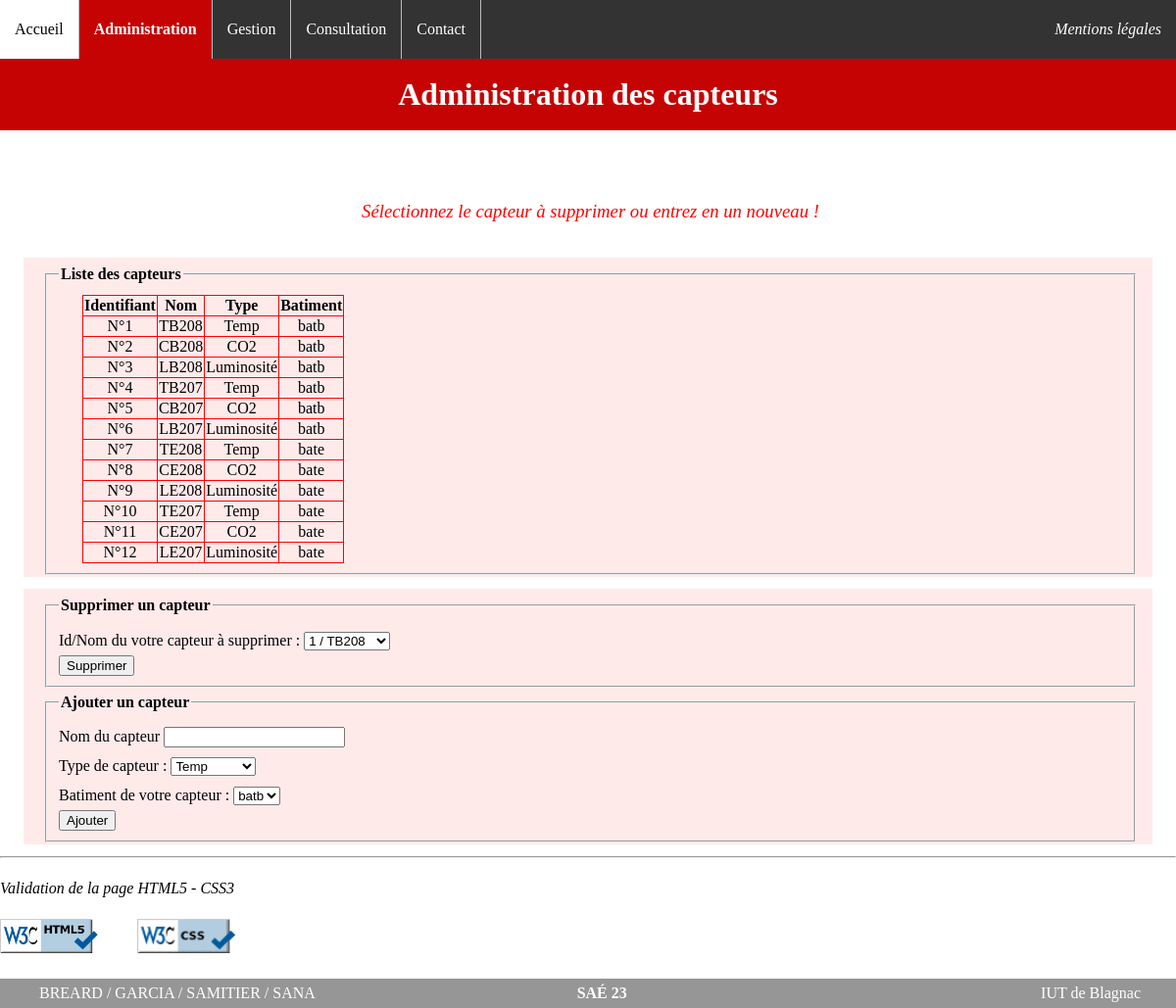
/pages/chosecapteur.php, run on the app's committed database.
### tables this page shows
CREATE TABLE IF NOT EXISTS `Capteur` (
`id` int(5) NOT NULL,
  `name` varchar(30) NOT NULL DEFAULT '?',
  `type` varchar(10) NOT NULL DEFAULT '?',
  `bat` varchar(30) NOT NULL DEFAULT '?'
);

### pages/chosecapteur.php (the view, shortened to what this page needs)
<!DOCTYPE html>
<html lang="fr">
 <head>
  <link rel="stylesheet" type="text/css" href="../styles/style-RWD.css" />
 </head>
 <body>
  <header>
   <nav>
         <ul>
              <li><a href="../index.html">Accueil</a></li>
              <li><a href="./Administration.html" class="selected">Administration</a></li>
			  <li><a href="./Gestion.html">Gestion</a></li>
			 <li><a href="./consultation.php">Consultation</a></li>
			  <li><a href="./Contact.html">Contact</a></li>
              <li><a href="./Mentions_légales.html"><i>Mentions légales</i></a></li>
         </ul>
        </nav>
        <h1>Administration des capteurs</h1>
    </header>
  		<section id="Intro">
    		<h3>Sélectionnez le capteur à supprimer ou entrez en un nouveau !</h3>
 		</section>
 		<section>
		<fieldset>
		<legend><strong> Liste des capteurs </strong></legend>
 			<?php
 				include("mysql.php");
 				$request = "SELECT * FROM `Capteur`";
 				$result = mysqli_query($id_bd, $request)
 					or die("Execution de la requete $request impossible");
				echo '<table>';
				echo '<tr><th>Identifiant</th><th>Nom</th><th>Type</th><th>Batiment</th></tr>';
 				while($ligne=mysqli_fetch_assoc($result))
 				{
 					extract($ligne);
					echo '<tr><td>N°'.$id.'</td><td>'.$name.'</td><td>'.$type.'</td><td>'.$bat.'</td></tr>';
 				}
				echo '</table>';
 			?>
			</fieldset>
		</section>
		<section>
			<form action="suppcapteur.php" method="post" enctype="multipart/form-data">
			<fieldset>
			<legend><strong> Supprimer un capteur</strong> </legend>
 			<?php
				include("mysql.php");
				$request = "SELECT * FROM `Capteur`";
				$result = mysqli_query($id_bd, $request)
					or die("Execution de la requete $request impossible");
				echo '<div class="tab">';
				echo '<label for="id"> Id/Nom du votre capteur à supprimer : </label>';
				echo '<select name="id">';
				while($ligne=mysqli_fetch_array($result))
				{
					extract($ligne);
					echo "<option value='$id'> $id / $name </option>";
				}
				echo '</select>';
				echo '</div>';
				?>
 				<div class="valid">
 					<input type="submit" value="Supprimer">
 				</div>
			</fieldset>
 			</form>
			<form action="addcapteur.php" method="post" enctype="multipart/form-data">
				<fieldset>
					<legend><strong> Ajouter un capteur</strong> </legend>
					<label for="name"> Nom du capteur </label>
					<input type="text" name="name" id="name" />
					<br/>
					<label for="type"> Type de capteur : </label>
					<select name="type">
					<option value="Temp"> Temp </option>
					</select>
					<br/>
				<?php
					include("mysql.php");
					$request = "SELECT `name` FROM `Batiment`";
					$result = mysqli_query($id_bd, $request)
						or die("Execution de la requete $request impossible");
					echo '<div class="tab">';
					echo '<label for="bat">Batiment de votre capteur : </label>';
					echo '<select name="bat">';
					while($ligne=mysqli_fetch_array($result))
					{
						extract($ligne);
						echo "<option value='$name'> $name </option>";
					}
					echo '</select>';
					echo '</div>';
				?>
				<div class="valid">
					<input type="submit" value="Ajouter" />
				</div>
			</fieldset>
			</form>
		</section>
<hr>
  <p><em> Validation de la page HTML5 - CSS3 </em></p>
	<a href="https://validator.w3.org/nu/" target="_blank">
		<img width="100" src="../medias/html5-validator-badge-blue.png" alt="HTML5 Valide !" /></a>
	<a href="https://validator.w3.org/nu/?showsource=yes&doc=http%3A%2F%2Fbreard.atwebpages.com%2FSAE23%2Fstyles%2Fstyle-RWD.css" target="_blank">
		<img width="100" src="../medias/vcss-blue.gif" alt="CSS Valide !"/></a>
  <footer>
    <ul>
      <li><a href="../pages/Contact.html" style="color:white;text-decoration: none;">BREARD / GARCIA / SAMITIER / SANA</a></li>
      <li><b>SAÉ 23</b></li>
      <li><a href="https://www.iut-blagnac.fr/fr/" style="color:white;text-decoration: none;" target="_blank">IUT de Blagnac </a> &nbsp;&nbsp;&nbsp;&nbsp;&nbsp;&nbsp;&nbsp;&nbsp;</li>
    </ul>
  </footer>
 </body>
</html>

### styles/style-RWD.css (style rules this page uses)
body { margin: 0; font-family: Georgia, serif; line-height: 30px; background-color: white; }
header { position: fixed; top: 0; width: 100%; background-color: #c50303; color : white; }
nav ul { list-style-type: none; margin: 0; padding: 0; overflow: hidden; background-color: #333333; }
nav ul li { float: left; border-right:1px solid #BBBBBB; }
nav ul li:last-child { border-right: none; float:right; }
nav ul li a { display: block; color: white; text-align: center; padding: 15px; text-decoration: none; }
.selected { font-weight: bold; background-color: #c50303; color: white; }
section#Intro { margin-top: 150px; font-style: italic; color: red; background-color:white; text-align: center }
h3 { font-weight:normal }
section { padding-top: 35px; padding-left: 20px ; padding-right: 15px; padding-top: 2px; padding-bottom: 2px; font-size: min(2vw, 16px); margin: 1% 2%; background-color: rgba(255, 0, 0, 0.082); }
h1 { text-align: center; }
footer { left: 0px; bottom: 0px; width: 100%; padding-bottom: 30px; font-size: min(3vw, 16px); text-align: center; background-color: #33333383; color: white; }
form { display: inline; }
footer ul li { float:left; width:33%; list-style-type: none; }
footer ul li:first-child { text-align: left; }
footer ul li:last-child { float:right; text-align: right; }
th { text-align: center; border: 1px solid red; }
td { text-align: center; border: 1px solid red; }
tr { text-align: center; border: 1px solid red }
table { margin-top:5px; margin-left:2vw; border-collapse: collapse; display:inline; }

### data on the page
capteur: id "1", name "TB208", type "Temp", bat "batb"
capteur: id "2", name "CB208", type "CO2", bat "batb"
capteur: id "3", name "LB208", type "Luminosité", bat "batb"
capteur: id "4", name "TB207", type "Temp", bat "batb"
capteur: id "5", name "CB207", type "CO2", bat "batb"
capteur: id "6", name "LB207", type "Luminosité", bat "batb"
capteur: id "7", name "TE208", type "Temp", bat "bate"
capteur: id "8", name "CE208", type "CO2", bat "bate"
capteur: id "9", name "LE208", type "Luminosité", bat "bate"
capteur: id "10", name "TE207", type "Temp", bat "bate"
capteur: id "11", name "CE207", type "CO2", bat "bate"
capteur: id "12", name "LE207", type "Luminosité", bat "bate"

### other printed values
form field id "1 / TB208"
form field bat "batb"
